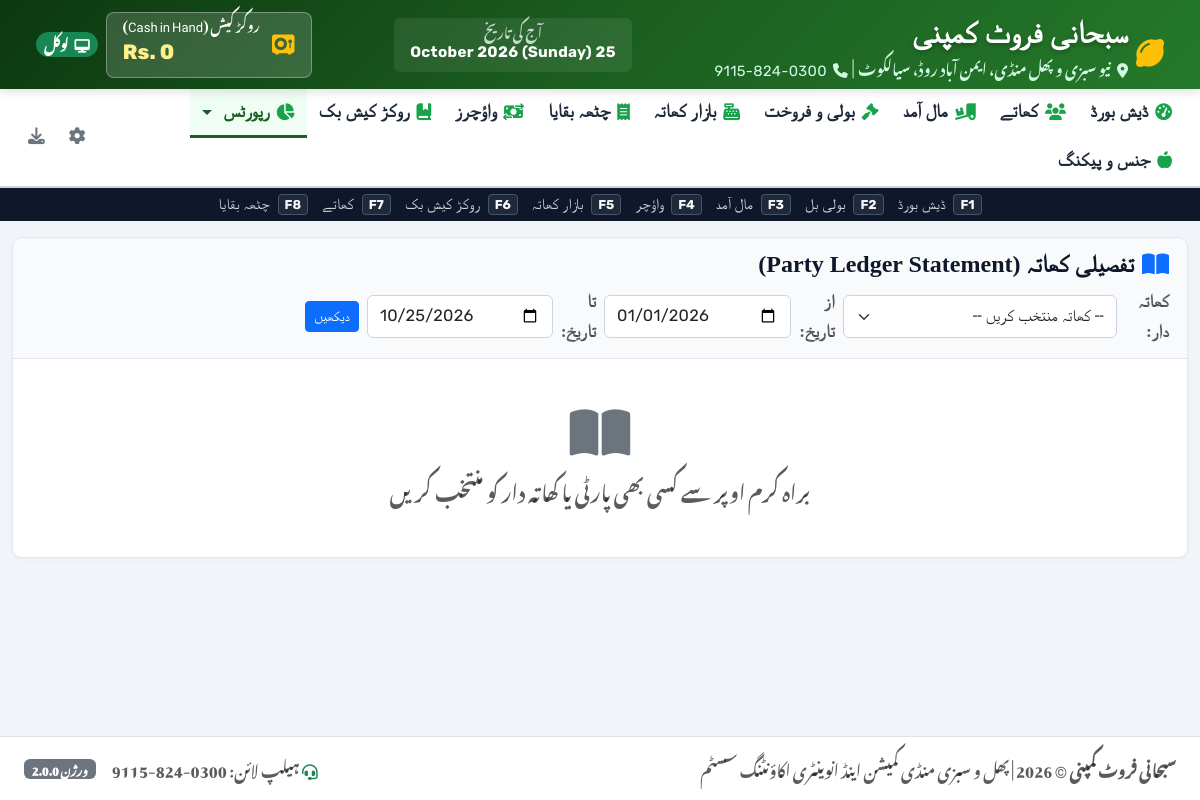
Page /ledgers.php on the committed database.
### tables this page shows
CREATE TABLE `settings` (
  `id` int(11) NOT NULL AUTO_INCREMENT,
  `shop_name` varchar(255) NOT NULL DEFAULT 'سبحانی فروٹ کمپنی',
  `shop_subheading` varchar(255) NOT NULL DEFAULT 'فروٹ کمیشن ایجنٹ',
  `mandi_name` varchar(255) NOT NULL DEFAULT 'نیو سبزی و پھل منڈی',
  `city` varchar(100) NOT NULL DEFAULT 'سیالکوٹ',
  `address` text DEFAULT NULL,
  `phone` varchar(100) NOT NULL DEFAULT '0300-824-9115',
  `phone2` varchar(100) DEFAULT NULL,
  `default_commission_rate` decimal(5,2) NOT NULL DEFAULT 6.00,
  `default_mazdoori_per_nag` decimal(10,2) NOT NULL DEFAULT 10.00,
  `default_market_fee_percent` decimal(5,2) NOT NULL DEFAULT 1.00,
  `default_munshiana_per_bill` decimal(10,2) NOT NULL DEFAULT 20.00,
  `whatsapp_country_code` varchar(10) NOT NULL DEFAULT '92',
  `created_at` timestamp NOT NULL DEFAULT current_timestamp(),
  `updated_at` timestamp NOT NULL DEFAULT current_timestamp() ON UPDATE current_timestamp(),
  PRIMARY KEY (`id`)
);

### includes/header.php (shortened to what the rows shown need)
<?php
require_once __DIR__ . '/../functions.php';
$settings = get_settings();
?>
<!DOCTYPE html>
<html lang="ur" dir="rtl">
<head>
    <link rel="stylesheet" href="https://cdn.jsdelivr.net/npm/bootstrap@5.3.2/dist/css/bootstrap.rtl.min.css">
    <link rel="stylesheet" href="https://cdnjs.cloudflare.com/ajax/libs/font-awesome/6.5.1/css/all.min.css">
</head>
<body>
<header class="top-navbar no-print">
    <div class="container-fluid d-flex flex-wrap align-items-center justify-content-between gap-2">
        <div class="d-flex align-items-center gap-2">
            <div>
                <h1 class="shop-title"><?= htmlspecialchars($settings['shop_name']) ?></h1>
                <div class="shop-subtitle">
                    <i class="fa-solid fa-location-dot me-1"></i> <?= htmlspecialchars($settings['mandi_name']) ?>، <?= htmlspecialchars($settings['city']) ?> &nbsp;|&nbsp;
                    <i class="fa-solid fa-phone me-1"></i> <span class="rubik-digits"><?= htmlspecialchars($settings['phone']) ?></span>
                </div>
            </div>
        </div>
    </div>
</header>

### includes/footer.php (shortened to what the rows shown need)
<footer class="bg-white border-top py-3 mt-auto no-print">
    <div class="container-fluid d-flex flex-wrap align-items-center justify-content-between text-muted small px-4">
        <div>
            <strong><?= htmlspecialchars($settings['shop_name'] ?? APP_NAME) ?></strong> &copy; <?= date('Y') ?> |
            پھل و سبزی منڈی کمیشن اینڈ انوینٹری اکاؤنٹنگ سسٹم
        </div>
        <div class="d-flex align-items-center gap-3">
            <span><i class="fa-solid fa-headset text-success"></i> ہیلپ لائن: <?= htmlspecialchars($settings['phone']) ?></span>
            <span class="badge bg-secondary">ورژن <?= APP_VERSION ?></span>
        </div>
    </div>
</footer>
</body>
</html>

### rows in the picture
settings: shop_name "سبحانی فروٹ کمپنی", mandi_name "نیو سبزی و پھل منڈی، ایمن آباد روڈ", city "سیالکوٹ", phone "0300-824-9115"

### other values in the picture
format_rs($cash_stats['cash_in_hand']) "0"
APP_VERSION "2.0.0"
